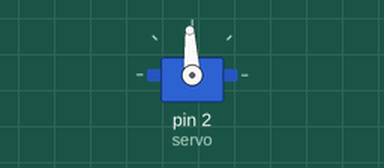
The sketch below on a simulated Arduino Uno, built with avr-gcc and run on an emulated ATmega328P. Parts: servo.

Above: at 3.6 s.
Timing chart, 0 to 5.1 s (numbered marks = the images above):
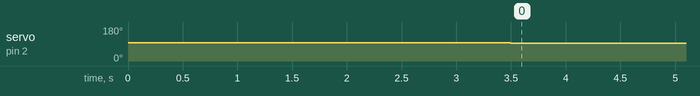

Measured:
- by itself, servo on pin 2 (servo): 97° → 93° at 3.5 s

The sketch:

Homework_6.ino
```cpp
#include <Servo.h>

int arg = 1540;

Servo servo;
void setup() {
  // put your setup code here, to run once:
  servo.attach(2);
  servo.writeMicroseconds(arg);
  delay(3500);
  servo.writeMicroseconds(1500);
}

void loop() {
  // put your main code here, to run repeatedly:

}
```
